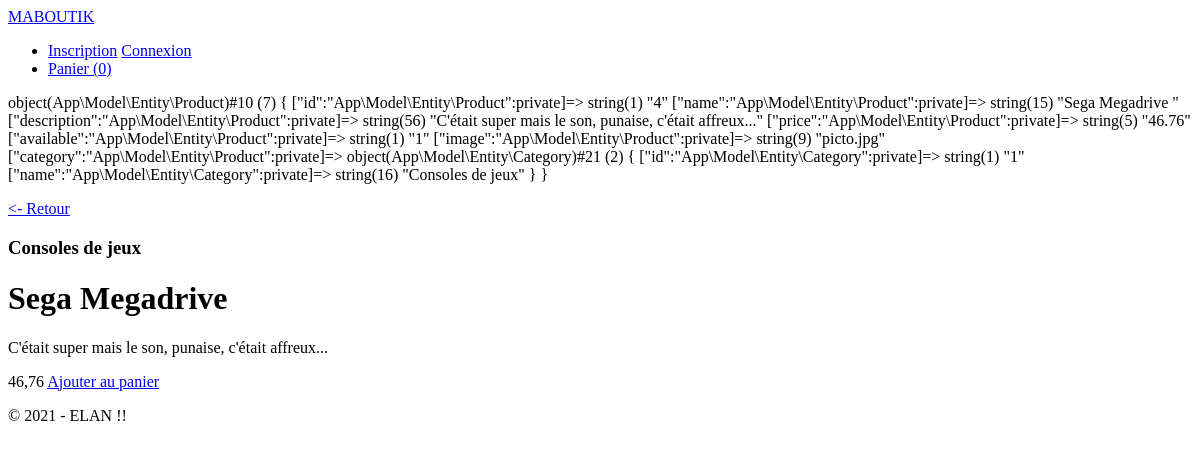
Screenshot of /?ctrl=store&action=voirProduit&id=4 with the database file from the repository.
### tables this page shows
CREATE TABLE `category` (
  `id` int(11) NOT NULL,
  `name` varchar(50) NOT NULL
);

CREATE TABLE `product` (
  `id` int(11) NOT NULL,
  `name` varchar(255) NOT NULL,
  `description` text NOT NULL,
  `price` float NOT NULL,
  `image` varchar(255) DEFAULT NULL,
  `available` tinyint(1) NOT NULL DEFAULT '1',
  `category_id` int(11) NOT NULL
);

### index.php (called while the page is built, shortened)
<?php
$key = Session::generateKey();
$csrf_token = hash_hmac("sha256", SECRET, $key);
if(Router::CSRFProtection($csrf_token)){
    $response = Router::handleRequest($_GET);
}
if(isset($response["data"]["title"])){
    unset($response["data"]["title"]);
}
$data = isset($response["data"]) ? $response["data"] : null;
include $response['view'];
include "view/layout.php";

### src/core/Router.php (called while the page is built, shortened)
<?php
    abstract class Router
    {
        public static function handleRequest($params){
            $method = "index";
            if(isset($params['ctrl'])){
                $urlCtrl = $params['ctrl'];
                if(class_exists("App\\Controller\\".ucfirst($urlCtrl)."Controller")){
                    $ctrlname = ucfirst($urlCtrl)."Controller";
                }
            }
            $ctrl = new $ctrlname();
            if(isset($params['action']) && method_exists($ctrl, $params['action'])){
                $method = $params['action'];
            }
            if(isset($params['id'])){
                $id = $params['id'];
            }
            else $id = null;
            return $ctrl->$method($id);
        }
    }

### src/controller/StoreController.php (called while the page is built, shortened)
<?php
    class StoreController extends AC
    {
        public function __construct(){
            $this->manager = new ProductManager();
        }
        public function voirProduit($id)
        {
            if($id){
                $product = $this->manager->getOneById($id);
                return $this->render("store/voir.php", [
                    "product" => $product,
                    "title"   => $product->getName()
                ]);
            }
            else $this->redirectToRoute("store");
        }
    }

### src/core/AbstractManager.php (called while the page is built, shortened)
<?php
    abstract class AbstractManager
    {
        protected static $bdd;
        protected function connect(){
            self::$bdd = new \PDO(
                DB_HOST,
                DB_USER,
                DB_PASS,
                [
                    \PDO::ATTR_ERRMODE            => \PDO::ERRMODE_EXCEPTION,
                    \PDO::ATTR_DEFAULT_FETCH_MODE => \PDO::FETCH_ASSOC,
                    \PDO::MYSQL_ATTR_INIT_COMMAND => 'SET NAMES utf8'
                ]
            );
        }
        private static function makeQuery($query, $params = null){
            if($params){
                $statement = self::$bdd->prepare($query);
                $statement->execute($params);
            }
            else{
                $statement = self::$bdd->query($query);
            }
            return $statement;
        }
        protected function getOneOrNullResult($classname, $query, $params = null){
            $stmt = self::makeQuery($query, $params);
            if($data = $stmt->fetch()){
                return new $classname($data);
            }
            return null;
        }
    }

### src/model/manager/ProductManager.php (called while the page is built, shortened)
<?php
class ProductManager extends AM implements ManagerInterface
{
    public function getOneById($id){
        return $this->getOneOrNullResult(
            "App\Model\Entity\Product",
            "SELECT * FROM product WHERE id = :num",
            [
                "num" => $id
            ]
        );
    }
}

### src/core/AbstractEntity.php (called while the page is built, shortened)
<?php
    abstract class AbstractEntity
    {
        protected static function hydrate($data, $object){
            foreach($data as $field => $value){
                $explodedField = explode("_", $field);
                if(count($explodedField) > 1 && $explodedField[1] == "id"){
                    $field = $explodedField[0];
                    $manager = new $managerClass;
                    $value = $manager->getOneById($value);
                }
                $setter = "set".ucfirst($field);
            }
        }
    }

### src/model/entity/Product.php (called while the page is built, shortened)
<?php
    class Product extends AE implements EntityInterface
    {
        private $id;
        private $name;
        private $description;
        private $price;
        private $category;
        public function __construct($data){
            parent::hydrate($data, $this);
        }
        public function getId()
        {
            return $this->id;
        }
        public function setId($id)
        {
            $this->id = $id;
            return $this;
        }
        public function getName()
        {
            return $this->name;
        }
        public function setName($name)
        {
            $this->name = $name;
            return $this;
        }
        public function getDescription()
        {
            return $this->description;
        }
        public function setDescription($description)
        {
            $this->description = $description;
            return $this;
        }
        public function getPrice($format = true)
        {
            return $format == true ? number_format($this->price, 2, ",", "&nbsp;") : $this->price;
        }
        public function setPrice($price)
        {
            $this->price = $price;
            return $this;
        }
        public function setAvailable($available)
        {
            return $this;
        }
        public function setImage($image)
        {
            return $this;
        }
        public function getCategory()
        {
            return $this->category;
        }
        public function setCategory($category)
        {
            $this->category = $category;
            return $this;
        }
    }

### src/model/manager/CategoryManager.php (called while the page is built, shortened)
<?php
class CategoryManager extends AM implements ManagerInterface
{
    public function getOneById($id){
        return $this->getOneOrNullResult(
            "App\Model\Entity\Category",
            "SELECT * FROM category WHERE id = :num",
            [
                "num" => $id
            ]
        );
    }
}

### src/model/entity/Category.php (called while the page is built, shortened)
<?php
    class Category extends AE implements EntityInterface
    {
        private $name;
        public function setId($id)
        {
                return $this;
        }
        public function setName($name)
        {
                $this->name = $name;
                return $this;
        }
        public function __toString(){
                return $this->name;
        }
    }

### src/core/AbstractController.php (called while the page is built, shortened)
<?php
    abstract class AbstractController
    {
        protected function render($view, $data = []){
            return [
                "view"  => "view/".$view,
                "data"  => $data
            ];
        }
    }

### view/store/voir.php (the view)
<?php
    $product = $data['product'];
    var_dump($product);
?>
<p>
    <a href="?ctrl=store"><- Retour</a>
</p>
<h3><?= $product->getCategory() ?></h3>
<h1><?= $product->getName() ?></h1>
<p><?= $product->getDescription() ?></p>
<p>
    <?= $product->getPrice() ?>
    <a href="?ctrl=cart&action=incart&id=<?= $product->getId() ?>"
        class="uk-button uk-button-small uk-button-primary">
        Ajouter au panier
    </a>
</p>

### public/css/style.css (style rules this page uses)
* { box-sizing: border-box; }

### rows the page displays
category: name "Consoles de jeux"
product: name "Sega Megadrive", description "C'était super mais le son, punaise, c'était affreux...", price "46,76"

### other values shown
Session::get("cart")->getWholeQuantity() "0"
